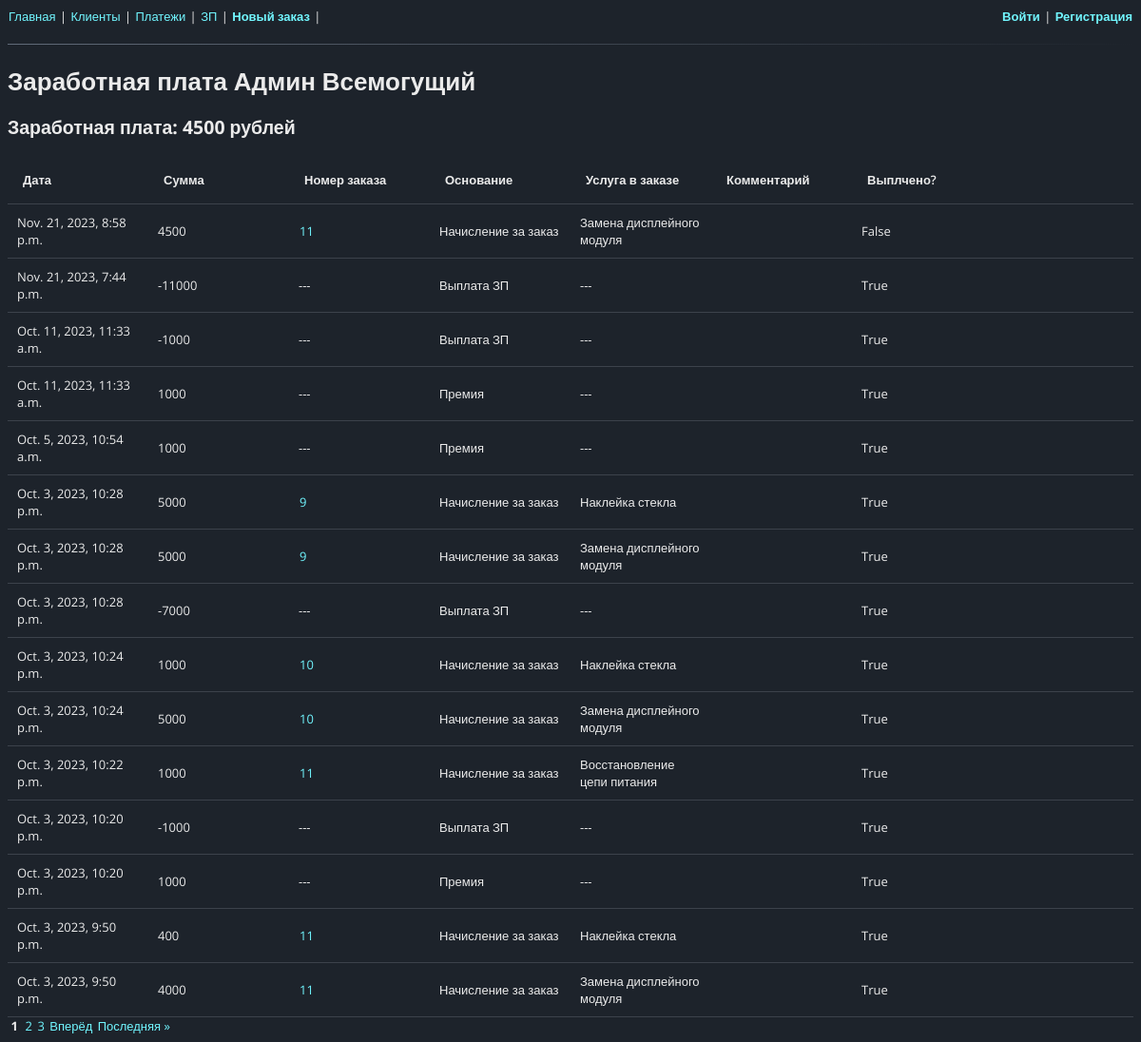
The page /salary/9/ on the database its author committed.
### users/models.py (models this page shows, shortened)
class Employees(AbstractUser):
    percent = models.IntegerField(verbose_name='Процент от заказа', default=50)
    earnings = models.IntegerField(default=0, verbose_name='Заработок с последней выплаты')

### salary/models.py (models this page shows)
class Salary(models.Model):
    SALARY_REASONS = (
        ('BONUS', 'Премия'),
        ('PENALTY', 'Штраф'),
        ('ACCRUAL', 'Начисление за заказ'),
        ('PAYOUT', 'Выплата ЗП'),
        ('INTERIM_PAYMENT', 'Промежуточная выплата')
    )
    employee = models.ForeignKey(Employees, on_delete=models.DO_NOTHING, verbose_name='Исполнитель')
    order = models.ForeignKey(Order, on_delete=models.CASCADE, null=True, blank=True,
                              verbose_name='Номер заказа')
    work = models.ForeignKey(Works, on_delete=models.CASCADE, null=True, blank=True,
                              verbose_name='Услуга')
    payment = models.ForeignKey(Payments, on_delete=models.SET_NULL, null=True, blank=True,
                                verbose_name='Платёж №')
    reason = models.CharField(max_length=30, verbose_name='Основание', choices=SALARY_REASONS,
                              default='ACCRUAL')
    date = models.DateTimeField(default=timezone.now)
    amount = models.IntegerField(verbose_name='Сумма')
    comment = models.CharField(max_length=100, blank=True, default='', verbose_name='Комментарий')
    paid_for_employee = models.BooleanField(default=False, verbose_name='Оплачено мастеру')
    paid_by_operation = models.IntegerField(blank=True, null=True, verbose_name='Закрыт операцией №')

### orders/models.py (models this page shows, shortened)
class Works(models.Model):
    order = models.ForeignKey(Order, on_delete=models.CASCADE, verbose_name='Заказ')
    employee = models.ForeignKey(Employees, on_delete=models.PROTECT, null=True, blank=True,
                                verbose_name='Исполнитель')
    payment = models.ForeignKey(Payments, on_delete=models.SET_NULL, null=True, blank=True,
                                verbose_name='Платёж №')
    work = models.CharField(max_length=50, verbose_name='Название услуги')
    price = models.IntegerField(verbose_name='Стоимость')
    cost = models.IntegerField(default=0, blank=True, verbose_name='Себестоимость')
    guarantee = models.IntegerField(default=60, verbose_name='Гарантия')
    discount = models.IntegerField(default=0, blank=True, verbose_name='Скидка')
    quantity = models.IntegerField(default=1, verbose_name='Количество')
    paid_by_client = models.BooleanField(default=False, verbose_name='Оплачено клиентом')

### salary/views.py (the view)
# urls.py: path('<int:employee_id>/', EmployeeSalary.as_view(), name='employee_salary'),
class EmployeeSalary(ListView):
    model = Salary
    template_name = 'employee_salary.html'
    context_object_name = 'salary'
    paginate_by = 15
    def get_queryset(self):
        queryset = Salary.objects.filter(employee=self.kwargs['employee_id']).order_by('-pk')
        return queryset
    def get_context_data(self, **kwargs):
        context = super().get_context_data(**kwargs)
        context['employee'] = Employees.objects.get(pk=self.kwargs['employee_id'])
        context['salary_amount'] = get_salary_data(context['employee'].pk)['salary']
        return context

### orders/templatetags/search_param_replace_tag.py (called while the page is built)
@register.simple_tag(takes_context=True)
def search_param_replace(context, **kwargs):
    params = context['request'].GET.copy()
    for key, value in kwargs.items():
        params[key] = value
    for key in [key for key, value in params.items() if not value]:
        del params[key]
    return params.urlencode()

### salary/views.py (called while the page is built)
def get_salary_data(employee_id):
    unpaid_services = Salary.objects.filter(Q(employee_id=employee_id) & \
                                            Q(paid_for_employee=0))
    salary = unpaid_services.aggregate(Sum('amount'))['amount__sum']
    if not salary:
        salary = 0
    salary_data = {
        'unpaid_services': unpaid_services,
        'salary': salary
    }
    return salary_data

### salary/templates/employee_salary.html (shortened to what this page needs)
{% extends "base.html" %}
{% load static %}
{% block header %}Заработная плата {{ employee.get_full_name }} {% endblock header %}
{% block content%}
<h2>Заработная плата: {{ salary_amount }} рублей </h2>
<table class="full_width">
    <thead>
        <th>Дата</th>
        <th>Сумма</th>
        <th>Номер заказа</th>
        <th>Основание</th>
        <th>Услуга в заказе</th>
        <th>Комментарий</th>
        <th>Выплчено?</th>
        <th></th>
    </thead>
    {% for object in salary %}
        <tbody>
            <tr>
                <td>{{ object.date }}</td>
                <td>{{ object.amount }}</td>
                <td>{% if object.order_id %}
                    <a href="{% url 'order' object.order_id %}">{{ object.order_id }}</a>
                    {% else %} ---
                {% endif %}</td>
                <td>{{ object.get_reason_display }}</td>
                <td>{% if object.work.work %}
                    {{ object.work.work }}
                    {% else %} ---
                {% endif %}</td>
                <td>{{ object.comment }}</td>
                <td>{{ object.paid_for_employee }}</td>
                <td>
                 </td>
            </tr>
        </tbody>
    {% endfor %}
</table>
{% endblock content %}

### my_service/static/css/style.css (style rules this page uses)
*, *::before, *::after { box-sizing: border-box; }
body { font-family: 'Open Sans', sans-serif; font-weight: 400; font-size: 13px; color: #ebebeb; background-color: #1d232b; }
a { outline: none; padding: 2px 1px 0; }
a:link { color: #71f6ff; text-decoration: none; }

### my_service/static/css/table.css (style rules this page uses)
table { border-collapse: collapse; box-shadow: 0px 0px 0px 0px rgba(0, 0, 0, 0.068); }
table.full_width { table-layout: fixed; width: 100%; }
th { background: #1d232b; padding: 16px; font-size: 13px; font-weight: 600; text-align: left; }
tr { padding: 5px; background-color: #1d232b; border-bottom: solid; border-color: #3c424b; border-width: 1px; }
td { padding: 10px; }

### rows shown on the page
Employees: get_full_name "Админ Всемогущий"
Salary: date "Nov. 21, 2023, 8:58 p.m.", amount "4500", order_id "11", reason "Начисление за заказ", work.work "Замена дисплейного модуля", paid_for_employee "False"
Salary: date "Nov. 21, 2023, 7:44 p.m.", amount "-11000", reason "Выплата ЗП", paid_for_employee "True"
Salary: date "Oct. 11, 2023, 11:33 a.m.", amount "-1000", reason "Выплата ЗП", paid_for_employee "True"
Salary: date "Oct. 11, 2023, 11:33 a.m.", amount "1000", reason "Премия", paid_for_employee "True"
Salary: date "Oct. 5, 2023, 10:54 a.m.", amount "1000", reason "Премия", paid_for_employee "True"
Salary: date "Oct. 3, 2023, 10:28 p.m.", amount "5000", order_id "9", reason "Начисление за заказ", work.work "Наклейка стекла", paid_for_employee "True"
Salary: date "Oct. 3, 2023, 10:28 p.m.", amount "5000", order_id "9", reason "Начисление за заказ", work.work "Замена дисплейного модуля", paid_for_employee "True"
Salary: date "Oct. 3, 2023, 10:28 p.m.", amount "-7000", reason "Выплата ЗП", paid_for_employee "True"
Salary: date "Oct. 3, 2023, 10:24 p.m.", amount "1000", order_id "10", reason "Начисление за заказ", work.work "Наклейка стекла", paid_for_employee "True"
Salary: date "Oct. 3, 2023, 10:24 p.m.", amount "5000", order_id "10", reason "Начисление за заказ", work.work "Замена дисплейного модуля", paid_for_employee "True"
Salary: date "Oct. 3, 2023, 10:22 p.m.", amount "1000", order_id "11", reason "Начисление за заказ", work.work "Восстановление цепи питания", paid_for_employee "True"
Salary: date "Oct. 3, 2023, 10:20 p.m.", amount "-1000", reason "Выплата ЗП", paid_for_employee "True"
Salary: date "Oct. 3, 2023, 10:20 p.m.", amount "1000", reason "Премия", paid_for_employee "True"
Salary: date "Oct. 3, 2023, 9:50 p.m.", amount "400", order_id "11", reason "Начисление за заказ", work.work "Наклейка стекла", paid_for_employee "True"
Salary: date "Oct. 3, 2023, 9:50 p.m.", amount "4000", order_id "11", reason "Начисление за заказ", work.work "Замена дисплейного модуля", paid_for_employee "True"

### other values the page prints
{{ salary_amount }} "4500"
{{ page }} "1"
{{ page }} "2" "3"
